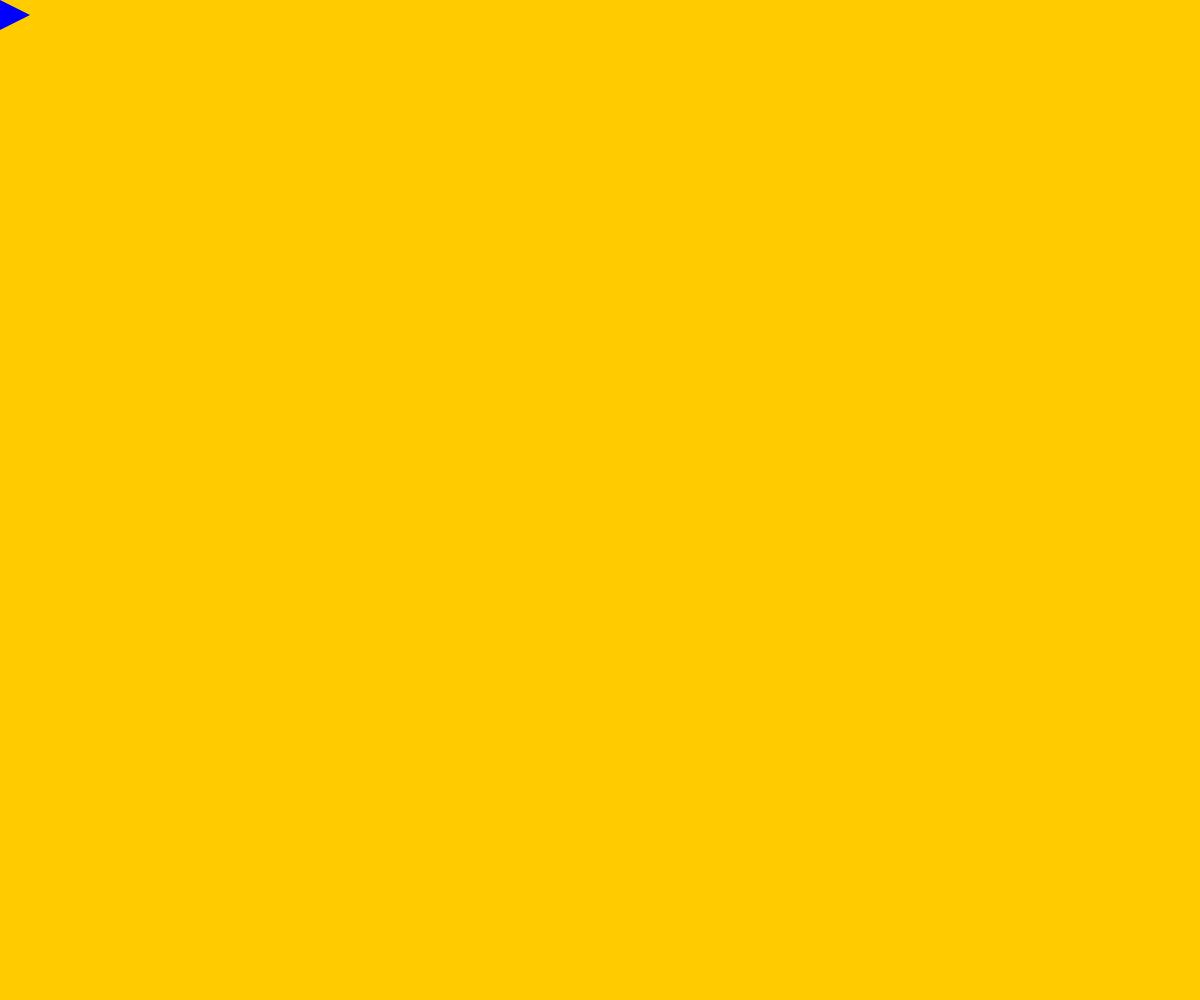
Frame 1 (no input)
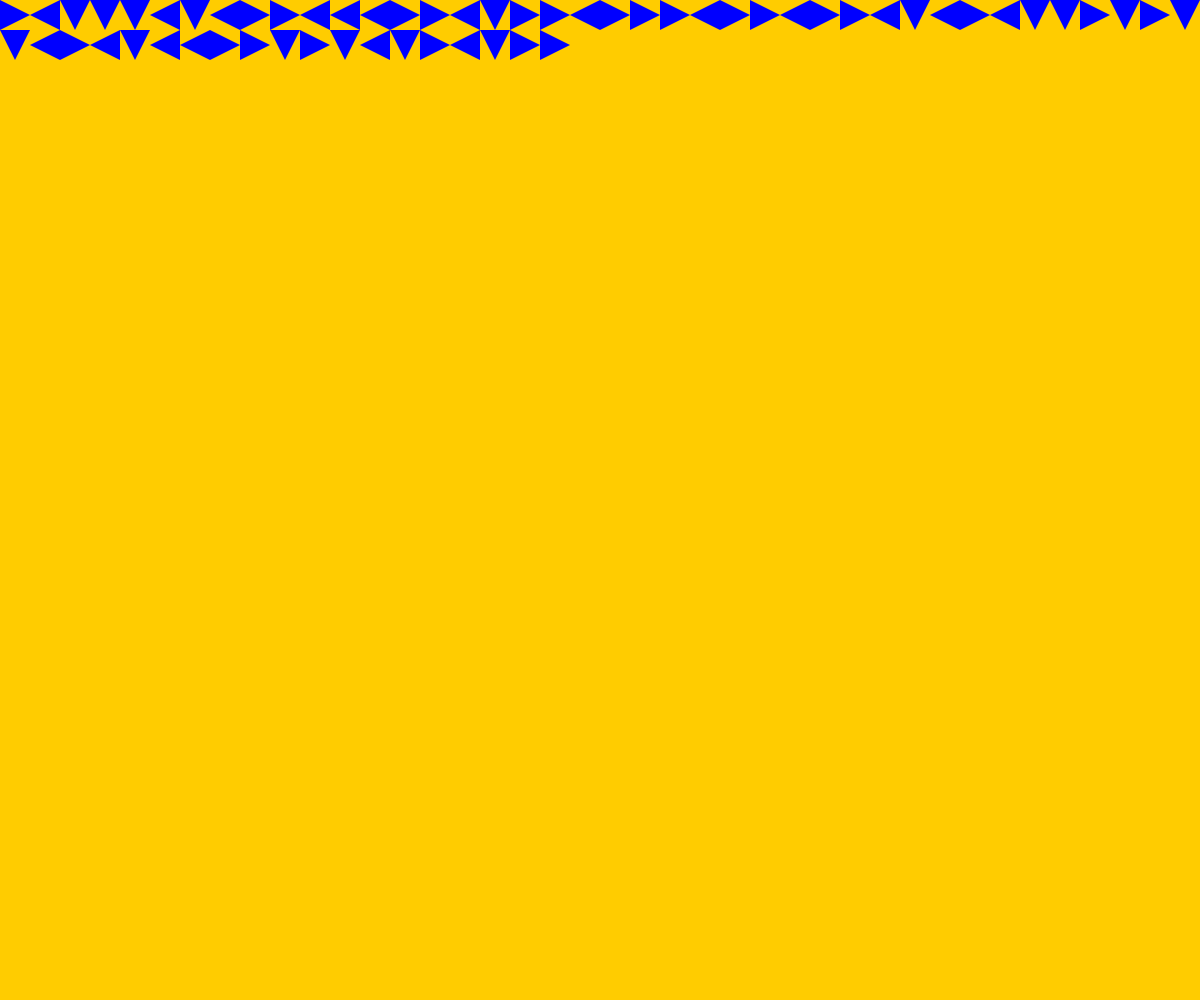
Frame 60 (no input)
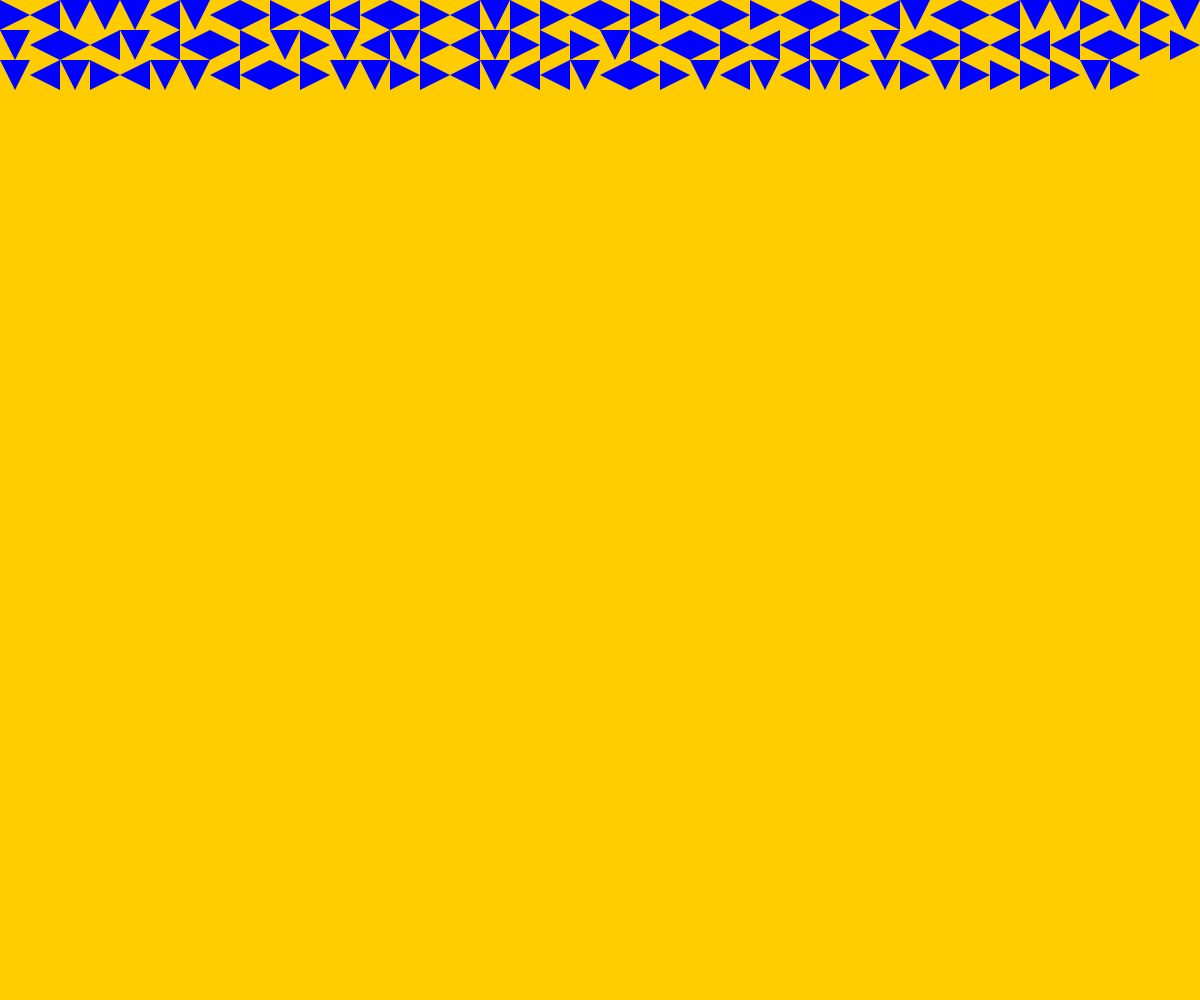
Frame 120 (the mouse pressed at the canvas centre since frame 60)

The p5.js sketch that drew these frames (run headless with seeded random() and noise() and a simulated clock; from frame 60 on, the mouse is pressed at the canvas centre):

// p5.js sketch
// ── sketch.js
let w = 0;
let h = 0;
let size = 30;
let t=0;

function setup() {
  
createCanvas(windowWidth, windowHeight);
  background(255, 204, 0);
}

function draw() {
  
  noStroke();
  noSmooth();
  fill(0,0,255)
  
  
  if (random(3)<1) {
  triangle(w, h, w+size, h, w + (size/2), h+size); 
  } else if  (random(3) > 1.5 && random(2) <= 2){
  triangle(w+size, h, w+size, h+size, w, h+(size/2));
} else if (random(2) > 2 && random(2) <= 2.5){
 triangle(w+size, h+size, w, h+size, w + (size/2), h);
} else {
 triangle(w, h+size, w, h, w+size, h+(size/2)); 
}
  
 w=w+size;

if (w > windowWidth) {
    w=0;
    h+=size;
   }

}


  
 
  
